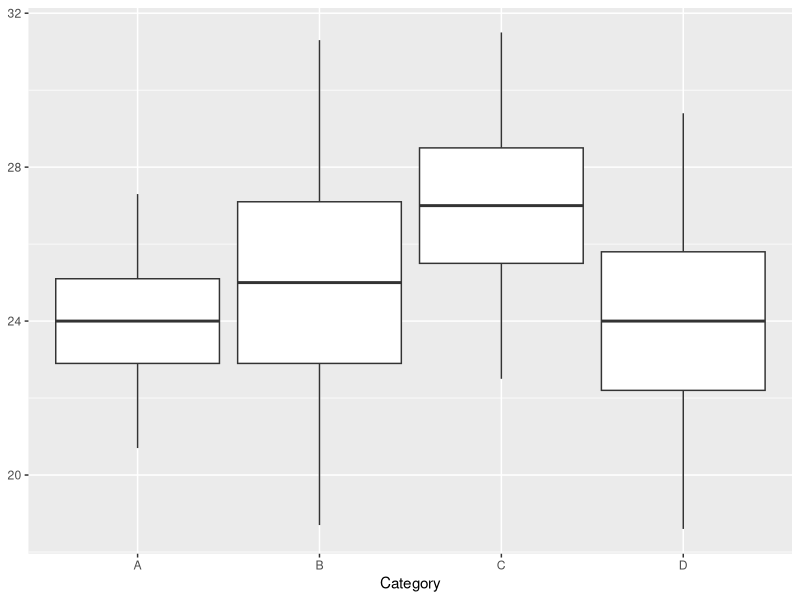

The R source for this figure:
#bar graphs

df<-data.frame(mean=c(24,25,27,24),sd=c(1.1,2.1,1.5,1.8),Category=as.factor(c("A","B","C","D")))
df
library(ggplot2)
ggplot(df,aes(x=Category))+geom_boxplot(aes(lower=mean-sd,upper=mean+sd,middle=mean,ymin=mean-3*sd,ymax=mean+3*sd),stat="identity")
